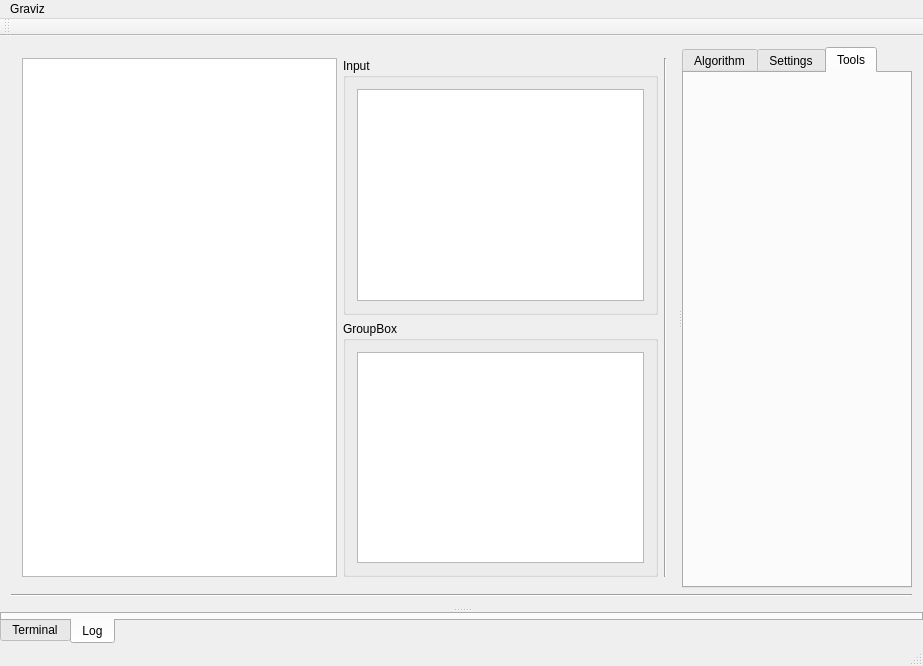
<?xml version="1.0" encoding="UTF-8"?>
<ui version="4.0">
 <class>CGravizWinMain</class>
 <widget class="QMainWindow" name="CGravizWinMain">
  <property name="geometry">
   <rect>
    <x>0</x>
    <y>0</y>
    <width>923</width>
    <height>666</height>
   </rect>
  </property>
  <property name="contextMenuPolicy">
   <enum>Qt::DefaultContextMenu</enum>
  </property>
  <property name="windowTitle">
   <string>Graphic Algorithms Visualizer | Beta 0.1</string>
  </property>
  <property name="tabShape">
   <enum>QTabWidget::Rounded</enum>
  </property>
  <property name="unifiedTitleAndToolBarOnMac">
   <bool>false</bool>
  </property>
  <widget class="QWidget" name="centralWidget">
   <layout class="QVBoxLayout" name="verticalLayout_3">
    <property name="leftMargin">
     <number>0</number>
    </property>
    <property name="topMargin">
     <number>0</number>
    </property>
    <property name="rightMargin">
     <number>0</number>
    </property>
    <property name="bottomMargin">
     <number>0</number>
    </property>
    <item>
     <widget class="QSplitter" name="splitter_2">
      <property name="orientation">
       <enum>Qt::Vertical</enum>
      </property>
      <widget class="QWidget" name="layoutWidget">
       <layout class="QVBoxLayout" name="verticalLayout_2">
        <item>
         <widget class="QSplitter" name="splitter">
          <property name="orientation">
           <enum>Qt::Horizontal</enum>
          </property>
          <widget class="QWidget" name="layoutWidget">
           <layout class="QHBoxLayout" name="horizontalLayout">
            <item>
             <widget class="QGraphicsView" name="mGraphicsView"/>
            </item>
            <item>
             <layout class="QVBoxLayout" name="verticalLayout_6" stretch="0,0">
              <property name="leftMargin">
               <number>0</number>
              </property>
              <property name="rightMargin">
               <number>0</number>
              </property>
              <item>
               <widget class="QGroupBox" name="mInputGroupBox">
                <property name="title">
                 <string>Input</string>
                </property>
                <layout class="QVBoxLayout" name="verticalLayout_7">
                 <item>
                  <widget class="QPlainTextEdit" name="mInputTextEdit"/>
                 </item>
                </layout>
               </widget>
              </item>
              <item>
               <widget class="QGroupBox" name="mOutputGroupBox">
                <property name="title">
                 <string>GroupBox</string>
                </property>
                <layout class="QVBoxLayout" name="verticalLayout_8">
                 <item>
                  <widget class="QPlainTextEdit" name="mOutputTextEdit"/>
                 </item>
                </layout>
               </widget>
              </item>
             </layout>
            </item>
            <item>
             <widget class="Line" name="line_2">
              <property name="orientation">
               <enum>Qt::Vertical</enum>
              </property>
             </widget>
            </item>
           </layout>
          </widget>
          <widget class="QTabWidget" name="mToolsPanel">
           <property name="styleSheet">
            <string notr="true"/>
           </property>
           <property name="tabShape">
            <enum>QTabWidget::Rounded</enum>
           </property>
           <property name="currentIndex">
            <number>2</number>
           </property>
           <property name="elideMode">
            <enum>Qt::ElideRight</enum>
           </property>
           <property name="documentMode">
            <bool>false</bool>
           </property>
           <property name="movable">
            <bool>true</bool>
           </property>
           <widget class="QWidget" name="Algorithm">
            <attribute name="title">
             <string>Algorithm</string>
            </attribute>
            <layout class="QVBoxLayout" name="verticalLayout_5">
             <item>
              <layout class="QGridLayout" name="mAlgoLayout"/>
             </item>
             <item>
              <spacer name="verticalSpacer">
               <property name="orientation">
                <enum>Qt::Vertical</enum>
               </property>
               <property name="sizeHint" stdset="0">
                <size>
                 <width>20</width>
                 <height>40</height>
                </size>
               </property>
              </spacer>
             </item>
            </layout>
           </widget>
           <widget class="QWidget" name="Settings">
            <attribute name="title">
             <string>Settings</string>
            </attribute>
            <layout class="QVBoxLayout" name="verticalLayout_4"/>
           </widget>
           <widget class="QWidget" name="Tools">
            <attribute name="title">
             <string>Tools</string>
            </attribute>
           </widget>
          </widget>
         </widget>
        </item>
        <item>
         <widget class="Line" name="line">
          <property name="orientation">
           <enum>Qt::Horizontal</enum>
          </property>
         </widget>
        </item>
       </layout>
      </widget>
      <widget class="QTabWidget" name="tabWidget">
       <property name="tabPosition">
        <enum>QTabWidget::South</enum>
       </property>
       <property name="currentIndex">
        <number>1</number>
       </property>
       <widget class="QWidget" name="tab">
        <attribute name="title">
         <string>Terminal</string>
        </attribute>
        <layout class="QVBoxLayout" name="verticalLayout">
         <property name="leftMargin">
          <number>0</number>
         </property>
         <property name="topMargin">
          <number>0</number>
         </property>
         <property name="rightMargin">
          <number>0</number>
         </property>
         <property name="bottomMargin">
          <number>0</number>
         </property>
         <item>
          <widget class="NController::CTerminal" name="mTerminal" native="true">
           <property name="enabled">
            <bool>true</bool>
           </property>
           <property name="sizePolicy">
            <sizepolicy hsizetype="Expanding" vsizetype="Expanding">
             <horstretch>0</horstretch>
             <verstretch>0</verstretch>
            </sizepolicy>
           </property>
           <property name="minimumSize">
            <size>
             <width>0</width>
             <height>0</height>
            </size>
           </property>
           <property name="baseSize">
            <size>
             <width>0</width>
             <height>0</height>
            </size>
           </property>
           <property name="toolTipDuration">
            <number>-1</number>
           </property>
          </widget>
         </item>
        </layout>
       </widget>
       <widget class="QWidget" name="tab_2">
        <attribute name="title">
         <string>Log</string>
        </attribute>
       </widget>
      </widget>
     </widget>
    </item>
   </layout>
  </widget>
  <widget class="QMenuBar" name="menuBar">
   <property name="geometry">
    <rect>
     <x>0</x>
     <y>0</y>
     <width>923</width>
     <height>19</height>
    </rect>
   </property>
   <widget class="QMenu" name="menuGraviz">
    <property name="title">
     <string>Graviz</string>
    </property>
   </widget>
   <addaction name="menuGraviz"/>
  </widget>
  <widget class="QToolBar" name="mainToolBar">
   <property name="orientation">
    <enum>Qt::Horizontal</enum>
   </property>
   <attribute name="toolBarArea">
    <enum>TopToolBarArea</enum>
   </attribute>
   <attribute name="toolBarBreak">
    <bool>false</bool>
   </attribute>
  </widget>
  <widget class="QStatusBar" name="statusBar"/>
  <action name="actionExit">
   <property name="text">
    <string>Exit</string>
   </property>
  </action>
 </widget>
 <layoutdefault spacing="6" margin="11"/>
 <customwidgets>
  <customwidget>
   <class>NController::CTerminal</class>
   <extends>QWidget</extends>
   <header location="global">Controller/CTerminal.h</header>
   <container>1</container>
  </customwidget>
 </customwidgets>
 <resources/>
 <connections/>
</ui>
